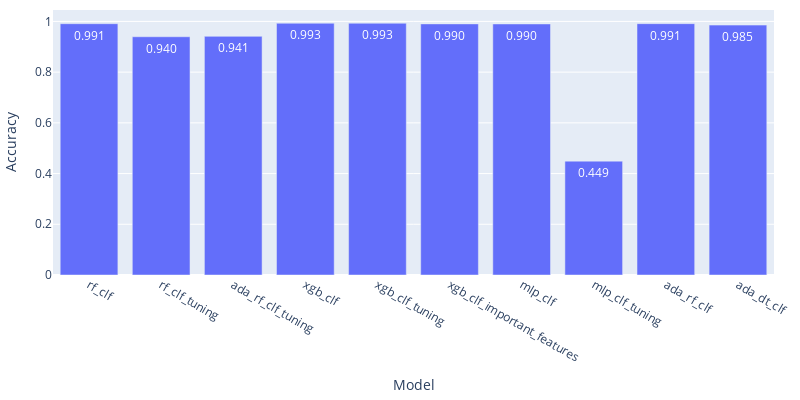
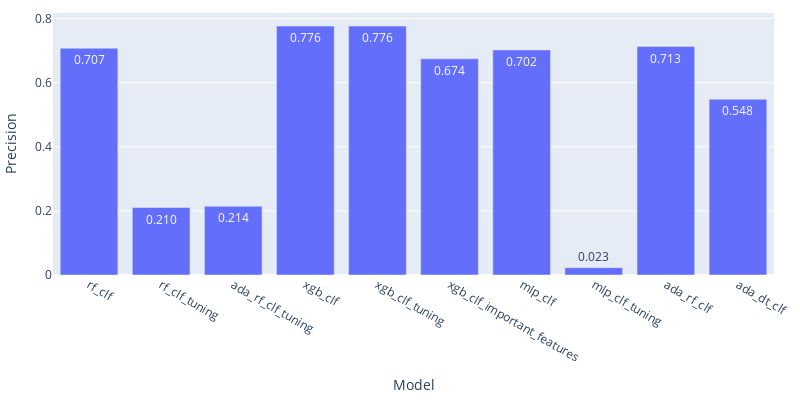
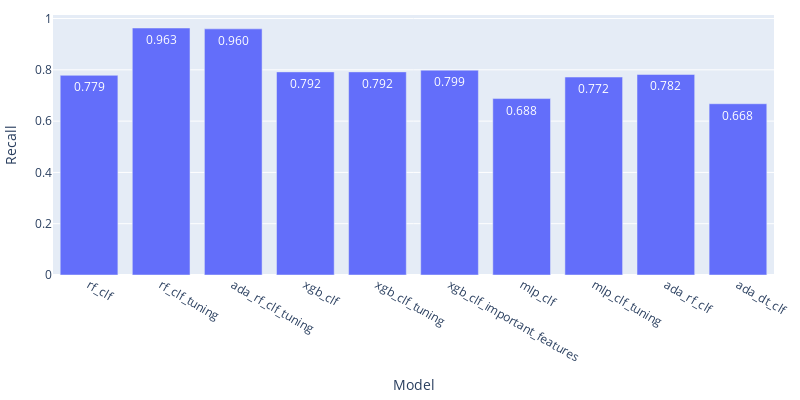
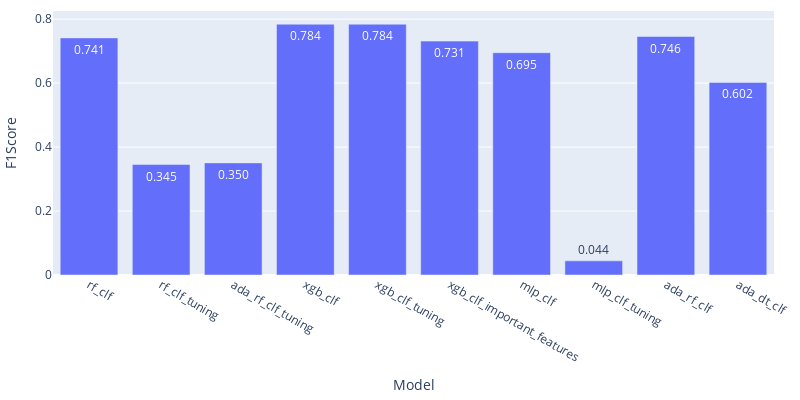

Notebook cell for these charts, in order:
### Code cell
for column in df_metrics_standard_cutoff.columns:
    if column != 'model':
        fig = px.bar(df_metrics_standard_cutoff,
                x='model',
                y=column,
                text_auto=True,
                text=column
                )
        fig.update_traces(texttemplate='%{text:.3f}')

        fig.update_layout(height=400,
                        width=800,
                        showlegend=True,
                        margin=dict(l=10, r=10, b=10, t=10),
                        yaxis = dict(title=column.title()),
                        xaxis = dict(title='Model')
                        )
        fig.show()

### Figure 1 — Plotly figure (JSON) as saved in the notebook; plotly's stock layout.template omitted (floating-point values rounded to 4 significant figures)
{"data": [{"alignmentgroup": "True", "hovertemplate": "model=%{x}<br>accuracy=%{text}<extra></extra>", "legendgroup": "", "marker": {"color": "#636efa", "pattern": {"shape": ""}}, "name": "", "offsetgroup": "", "orientation": "v", "showlegend": false, "text": [0.991, 0.9396, 0.9411, 0.9928, 0.9928, 0.9903, 0.99, 0.449, 0.9912, 0.9854], "textposition": "auto", "texttemplate": "%{text:.3f}", "type": "bar", "x": ["rf_clf", "rf_clf_tuning", "ada_rf_clf_tuning", "xgb_clf", "xgb_clf_tuning", "xgb_clf_important_features", "mlp_clf", "mlp_clf_tuning", "ada_rf_clf", "ada_dt_clf"], "xaxis": "x", "y": [0.991, 0.9396, 0.9411, 0.9928, 0.9928, 0.9903, 0.99, 0.449, 0.9912, 0.9854], "yaxis": "y"}], "layout": {"barmode": "relative", "height": 400, "legend": {"tracegroupgap": 0}, "margin": {"b": 10, "l": 10, "r": 10, "t": 10}, "showlegend": true, "width": 800, "xaxis": {"anchor": "y", "domain": [0, 1], "title": {"text": "Model"}}, "yaxis": {"anchor": "x", "domain": [0, 1], "title": {"text": "Accuracy"}}}}

### Figure 2 — Plotly figure (JSON) as saved in the notebook; plotly's stock layout.template omitted (floating-point values rounded to 4 significant figures)
{"data": [{"alignmentgroup": "True", "hovertemplate": "model=%{x}<br>precision=%{text}<extra></extra>", "legendgroup": "", "marker": {"color": "#636efa", "pattern": {"shape": ""}}, "name": "", "offsetgroup": "", "orientation": "v", "showlegend": false, "text": [0.7073, 0.2104, 0.2144, 0.7763, 0.7763, 0.6742, 0.7021, 0.02282, 0.7125, 0.5482], "textposition": "auto", "texttemplate": "%{text:.3f}", "type": "bar", "x": ["rf_clf", "rf_clf_tuning", "ada_rf_clf_tuning", "xgb_clf", "xgb_clf_tuning", "xgb_clf_important_features", "mlp_clf", "mlp_clf_tuning", "ada_rf_clf", "ada_dt_clf"], "xaxis": "x", "y": [0.7073, 0.2104, 0.2144, 0.7763, 0.7763, 0.6742, 0.7021, 0.02282, 0.7125, 0.5482], "yaxis": "y"}], "layout": {"barmode": "relative", "height": 400, "legend": {"tracegroupgap": 0}, "margin": {"b": 10, "l": 10, "r": 10, "t": 10}, "showlegend": true, "width": 800, "xaxis": {"anchor": "y", "domain": [0, 1], "title": {"text": "Model"}}, "yaxis": {"anchor": "x", "domain": [0, 1], "title": {"text": "Precision"}}}}

### Figure 3 — Plotly figure (JSON) as saved in the notebook; plotly's stock layout.template omitted (floating-point values rounded to 4 significant figures)
{"data": [{"alignmentgroup": "True", "hovertemplate": "model=%{x}<br>recall=%{text}<extra></extra>", "legendgroup": "", "marker": {"color": "#636efa", "pattern": {"shape": ""}}, "name": "", "offsetgroup": "", "orientation": "v", "showlegend": false, "text": [0.7785, 0.9631, 0.9597, 0.7919, 0.7919, 0.7987, 0.6879, 0.7718, 0.7819, 0.6678], "textposition": "auto", "texttemplate": "%{text:.3f}", "type": "bar", "x": ["rf_clf", "rf_clf_tuning", "ada_rf_clf_tuning", "xgb_clf", "xgb_clf_tuning", "xgb_clf_important_features", "mlp_clf", "mlp_clf_tuning", "ada_rf_clf", "ada_dt_clf"], "xaxis": "x", "y": [0.7785, 0.9631, 0.9597, 0.7919, 0.7919, 0.7987, 0.6879, 0.7718, 0.7819, 0.6678], "yaxis": "y"}], "layout": {"barmode": "relative", "height": 400, "legend": {"tracegroupgap": 0}, "margin": {"b": 10, "l": 10, "r": 10, "t": 10}, "showlegend": true, "width": 800, "xaxis": {"anchor": "y", "domain": [0, 1], "title": {"text": "Model"}}, "yaxis": {"anchor": "x", "domain": [0, 1], "title": {"text": "Recall"}}}}

### Figure 4 — Plotly figure (JSON) as saved in the notebook; plotly's stock layout.template omitted (floating-point values rounded to 4 significant figures)
{"data": [{"alignmentgroup": "True", "hovertemplate": "model=%{x}<br>f1score=%{text}<extra></extra>", "legendgroup": "", "marker": {"color": "#636efa", "pattern": {"shape": ""}}, "name": "", "offsetgroup": "", "orientation": "v", "showlegend": false, "text": [0.7412, 0.3454, 0.3505, 0.7841, 0.7841, 0.7312, 0.6949, 0.04432, 0.7456, 0.6021], "textposition": "auto", "texttemplate": "%{text:.3f}", "type": "bar", "x": ["rf_clf", "rf_clf_tuning", "ada_rf_clf_tuning", "xgb_clf", "xgb_clf_tuning", "xgb_clf_important_features", "mlp_clf", "mlp_clf_tuning", "ada_rf_clf", "ada_dt_clf"], "xaxis": "x", "y": [0.7412, 0.3454, 0.3505, 0.7841, 0.7841, 0.7312, 0.6949, 0.04432, 0.7456, 0.6021], "yaxis": "y"}], "layout": {"barmode": "relative", "height": 400, "legend": {"tracegroupgap": 0}, "margin": {"b": 10, "l": 10, "r": 10, "t": 10}, "showlegend": true, "width": 800, "xaxis": {"anchor": "y", "domain": [0, 1], "title": {"text": "Model"}}, "yaxis": {"anchor": "x", "domain": [0, 1], "title": {"text": "F1Score"}}}}
